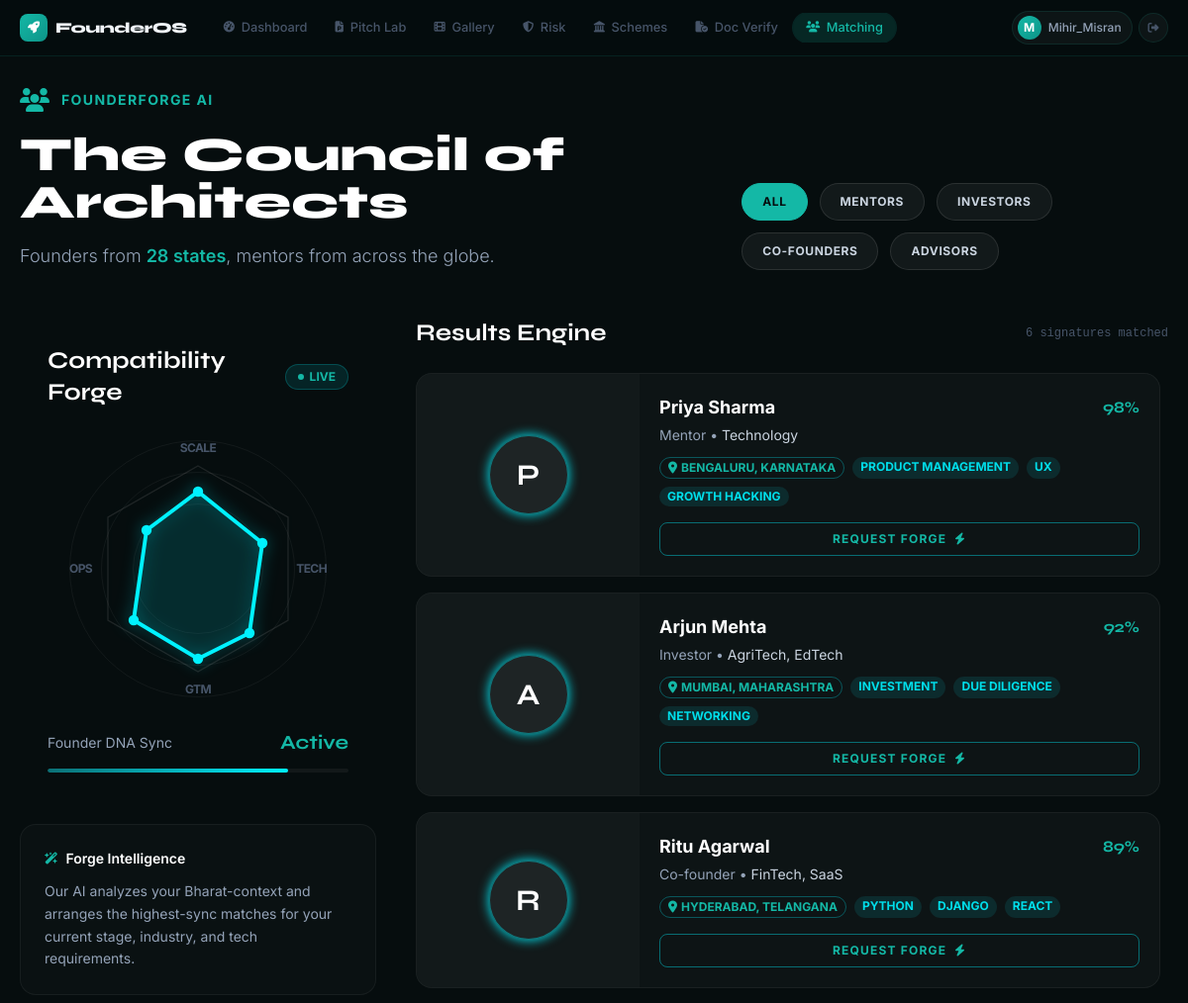
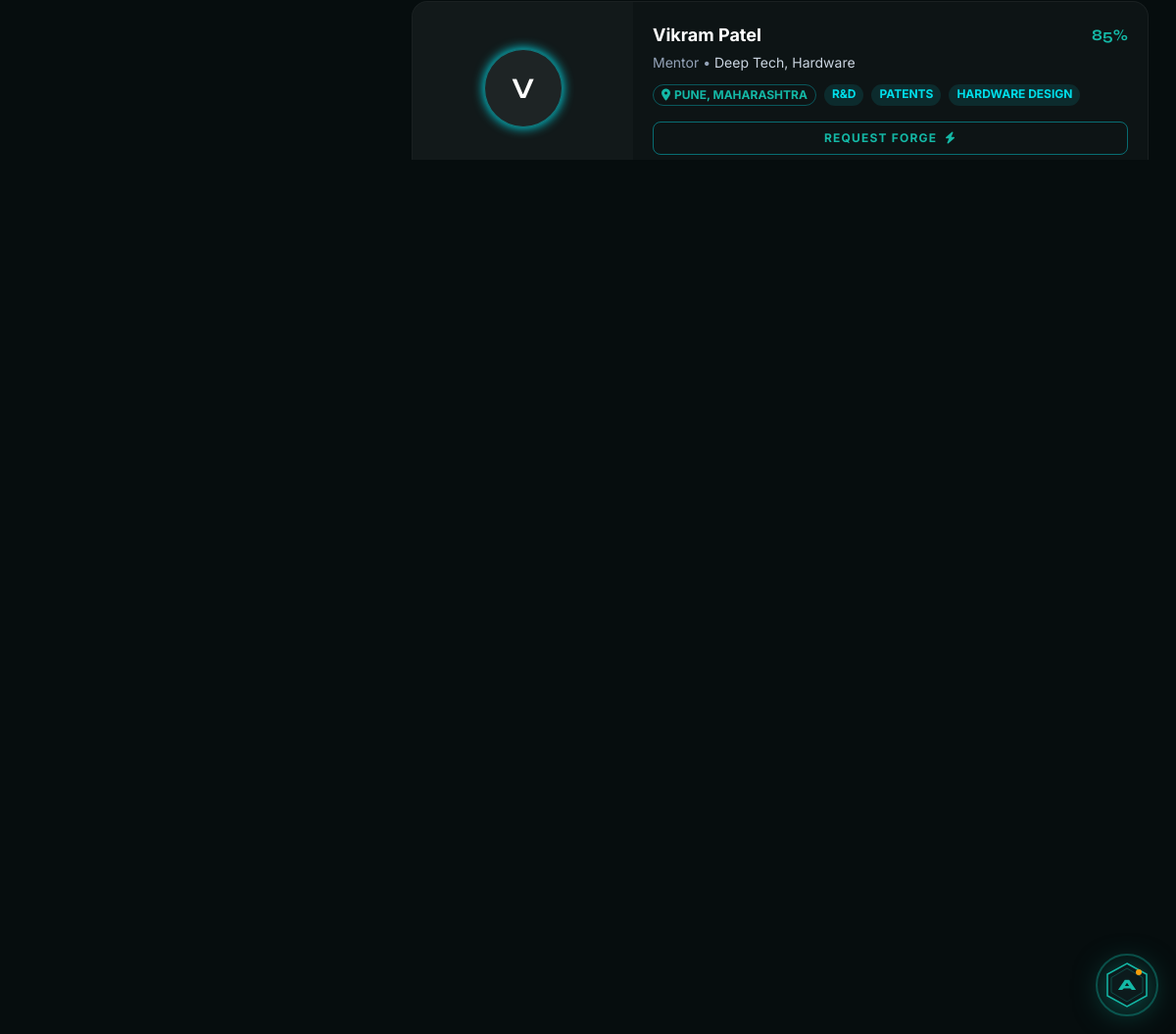
/matching/ (signed in), run on the app's committed database (2 pictures, top to bottom).
### matching/models.py (models this page shows, shortened)
class MatchProfile(models.Model):
    name = models.CharField(max_length=200)
    role = models.CharField(max_length=20, choices=ROLE_CHOICES)
    bio = models.TextField(blank=True)
    industry = models.CharField(max_length=100, blank=True)
    skills = models.TextField(blank=True, help_text="Comma-separated skills")
    location = models.CharField(max_length=200, blank=True)
    contact = models.EmailField(blank=True)
    linkedin = models.URLField(blank=True)
    is_available = models.BooleanField(default=True)
    def skills_list(self):
        return [s.strip() for s in self.skills.split(',') if s.strip()]

### matching/views.py (the view)
# urls.py: path('', views.matching_home, name='matching_home'),
@login_required
def matching_home(request):
    profile, _ = FounderProfile.objects.get_or_create(user=request.user)
    role_filter = request.GET.get('role', '')
    profiles = MatchProfile.objects.filter(is_available=True)
    if role_filter:
        profiles = profiles.filter(role=role_filter)
    if profile.industry and not role_filter:
        industry_matches = profiles.filter(industry__icontains=profile.industry)
        other_matches = profiles.exclude(industry__icontains=profile.industry)
        profiles = list(industry_matches) + list(other_matches)
    my_requests = MatchRequest.objects.filter(user=request.user)
    return render(request, 'matching/matching.html', {
        'profiles': profiles,
        'my_requests': my_requests,
        'role_filter': role_filter,
    })

### templates/matching/matching.html (shortened to what this page needs)
{% extends 'base.html' %}
{% block content %}
<div class="relative w-full">
  <header class="flex flex-col md:flex-row justify-between items-start md:items-end gap-6 mb-12">
    <div class="space-y-4">
      <div class="flex items-center gap-3" style="color:var(--teal)">
        <i class="fa-solid fa-users text-2xl"></i>
        <span class="text-sm font-bold tracking-widest uppercase">FounderForge AI</span>
      </div>
      <h1 class="text-4xl lg:text-5xl text-white relative inline-block" style="font-family:'Syne',sans-serif;font-weight:800">
        The Council of Architects
      </h1>
      <p class="text-slate-400 text-lg max-w-xl font-light">
        Founders from <span style="color:var(--teal);font-weight:600">28 states</span>,
        mentors from across the globe.
      </p>
    </div>
    <div class="flex items-center gap-3 flex-wrap">
      <a href="{% url 'matching_home' %}"
         class="px-5 py-2.5 rounded-full text-xs font-bold uppercase tracking-wider transition-all border"
         style="{% if not role_filter %}background:var(--teal);color:var(--bg);border-color:var(--teal){% else %}background:rgba(255,255,255,0.05);color:#cbd5e1;border-color:rgba(255,255,255,0.1){% endif %}">
        All
      </a>
      {% for role, label in role_choices %}
      <a href="?role={{ role }}"
         class="px-5 py-2.5 rounded-full text-xs font-bold uppercase tracking-wider transition-all border"
         style="{% if role_filter == role %}background:var(--teal);color:var(--bg);border-color:var(--teal){% else %}background:rgba(255,255,255,0.05);color:#cbd5e1;border-color:rgba(255,255,255,0.1){% endif %}">
        {{ label }}
      </a>
      {% empty %}
      <a href="?role=mentor" class="px-5 py-2.5 rounded-full text-xs font-bold uppercase tracking-wider border transition-all"
         style="{% if role_filter == 'mentor' %}background:var(--teal);color:var(--bg);border-color:var(--teal){% else %}background:rgba(255,255,255,0.05);color:#cbd5e1;border-color:rgba(255,255,255,0.1){% endif %}">Mentors</a>
      <a href="?role=investor" class="px-5 py-2.5 rounded-full text-xs font-bold uppercase tracking-wider border transition-all"
         style="{% if role_filter == 'investor' %}background:var(--teal);color:var(--bg);border-color:var(--teal){% else %}background:rgba(255,255,255,0.05);color:#cbd5e1;border-color:rgba(255,255,255,0.1){% endif %}">Investors</a>
      <a href="?role=cofounder" class="px-5 py-2.5 rounded-full text-xs font-bold uppercase tracking-wider border transition-all"
         style="{% if role_filter == 'cofounder' %}background:var(--teal);color:var(--bg);border-color:var(--teal){% else %}background:rgba(255,255,255,0.05);color:#cbd5e1;border-color:rgba(255,255,255,0.1){% endif %}">Co-founders</a>
      <a href="?role=advisor" class="px-5 py-2.5 rounded-full text-xs font-bold uppercase tracking-wider border transition-all"
         style="{% if role_filter == 'advisor' %}background:var(--teal);color:var(--bg);border-color:var(--teal){% else %}background:rgba(255,255,255,0.05);color:#cbd5e1;border-color:rgba(255,255,255,0.1){% endif %}">Advisors</a>
      {% endfor %}
    </div>
  </header>
  <main class="grid grid-cols-1 lg:grid-cols-12 gap-10">
    <div class="lg:col-span-4 space-y-6">
      <div class="glass-forge rounded-2xl p-7 space-y-8 relative overflow-hidden">
        <div class="flex justify-between items-center">
          <h2 class="text-2xl text-white" style="font-family:'Syne',sans-serif;font-weight:700">Compatibility Forge</h2>
          <span class="px-3 py-1 text-xs rounded-full font-bold border flex items-center gap-1.5"
                style="background:rgba(0,242,255,0.1);color:var(--teal);border-color:rgba(0,242,255,0.2)">
            <span class="w-1.5 h-1.5 rounded-full animate-pulse" style="background:var(--teal)"></span>
            LIVE
          </span>
        </div>
        <div class="relative w-full max-w-[260px] mx-auto" style="aspect-ratio:1">
          <div class="absolute inset-0 border rounded-full animate-pulse" style="border-color:rgba(255,255,255,0.05)"></div>
          <div class="absolute inset-8 border rounded-full" style="border-color:rgba(255,255,255,0.05)"></div>
          <div class="absolute inset-16 border rounded-full" style="border-color:rgba(255,255,255,0.05)"></div>
          <div class="absolute top-0 left-1/2 -translate-x-1/2 text-xs uppercase tracking-tighter font-bold" style="color:#475569">Scale</div>
          <div class="absolute right-0 top-1/2 -translate-y-1/2 text-xs uppercase tracking-tighter font-bold" style="color:#475569">Tech</div>
          <div class="absolute bottom-0 left-1/2 -translate-x-1/2 text-xs uppercase tracking-tighter font-bold" style="color:#475569">GTM</div>
          <div class="absolute left-0 top-1/2 -translate-y-1/2 text-xs uppercase tracking-tighter font-bold" style="color:#475569">Ops</div>
        </div>
        <div class="space-y-3">
          <div class="flex items-center justify-between">
            <span class="text-sm" style="color:#94a3b8">Founder DNA Sync</span>
            <span class="text-xl font-bold" style="color:var(--teal);font-family:'Syne',sans-serif">Active</span>
          </div>
          <div class="w-full h-1 rounded-full overflow-hidden" style="background:rgba(255,255,255,0.05)">
            <div class="h-full w-4/5 rounded-full" style="background:linear-gradient(to right,rgba(0,242,255,0.4),#00F2FF)"></div>
          </div>
        </div>
      </div>
      <div class="p-6 rounded-2xl space-y-3" style="border:1px solid rgba(255,255,255,0.05);background:rgba(255,255,255,0.02)">
        <h3 class="text-white font-semibold flex items-center gap-2 text-sm">
          <i class="fa-solid fa-wand-magic-sparkles text-xs" style="color:var(--teal)"></i>
          Forge Intelligence
        </h3>
        <p class="text-sm leading-relaxed" style="color:#94a3b8">
          Our AI analyzes your Bharat-context and arranges the highest-sync matches for your current stage, industry, and tech requirements.
        </p>
      </div>
    </div>
    <div class="lg:col-span-8 space-y-6">
      <div class="flex items-center justify-between mb-2">
        <h2 class="text-2xl text-white" style="font-family:'Syne',sans-serif;font-weight:700">Results Engine</h2>
        <span class="text-xs font-mono" style="color:#475569">{{ profiles|length }} signatures matched</span>
      </div>
      {% if profiles %}
      <div class="staggered-reveal space-y-4 max-h-[800px] overflow-y-auto pr-2" style="scrollbar-width:thin;scrollbar-color:rgba(255,255,255,0.1) transparent">
        {% for p in profiles %}
        <div class="flex flex-col sm:flex-row rounded-2xl overflow-hidden group transition-all duration-300"
             style="background:rgba(255,255,255,0.03);border:1px solid rgba(255,255,255,0.05)">
          <div class="sm:w-[30%] relative overflow-hidden flex items-center justify-center min-h-[140px] p-6"
               style="background:rgba(255,255,255,0.02)">
            <div class="relative z-10 w-20 h-20 rounded-full flex items-center justify-center transition-transform duration-500 group-hover:scale-110"
                 style="border:1px solid rgba(0,242,255,0.4);box-shadow:0 0 12px #00F2FF;background:rgba(255,255,255,0.05)">
              <span class="text-3xl font-bold text-white" style="font-family:'Syne',sans-serif">{{ p.name|first|upper }}</span>
            </div>
          </div>
          <div class="sm:w-[70%] p-5 flex flex-col justify-between">
            <div>
              <div class="flex justify-between items-center mb-1">
                <h3 class="text-lg font-bold text-white">{{ p.name }}</h3>
                <span class="text-base font-bold" style="color:var(--teal);font-family:'Syne',sans-serif">
                  {% if forloop.counter == 1 %}98%
                  {% elif forloop.counter == 2 %}92%
                  {% elif forloop.counter == 3 %}89%
                  {% else %}85%
                  {% endif %}
                </span>
              </div>
              <p class="text-sm mb-3" style="color:#94a3b8">
                {% if p.role == 'mentor' %}Mentor
                {% elif p.role == 'investor' %}Investor
                {% elif p.role == 'cofounder' %}Co-founder
                {% else %}Advisor
                {% endif %}
                {% if p.industry %}&bull; <span style="color:#cbd5e1">{{ p.industry }}</span>{% endif %}
              </p>
              <div class="flex flex-wrap gap-2 mb-4">
                {% if p.location %}
                <span class="px-2 py-0.5 text-xs font-bold uppercase rounded-full"
                      style="border:1px solid rgba(0,242,255,0.3);color:var(--teal)">
                  <i class="fa-solid fa-location-dot mr-1"></i>{{ p.location }}
                </span>
                {% endif %}
                {% for skill in p.skills_list|slice:":3" %}
                <span class="px-2 py-0.5 text-xs font-bold uppercase rounded-full"
                      style="background:rgba(0,242,255,0.1);color:rgba(0,242,255,0.9)">{{ skill }}</span>
                {% endfor %}
              </div>
            </div>
            {% if p in my_requests_profiles %}
            <div class="w-full py-2 rounded-lg text-center text-xs font-bold uppercase tracking-widest flex items-center justify-center gap-2"
                 style="border:1px solid rgba(52,211,153,0.2);background:rgba(52,211,153,0.1);color:#34d399">
              <i class="fa-solid fa-satellite-dish"></i> TRANSMISSION LOGGED
            </div>
            {% else %}
            <button onclick="document.getElementById('modal-{{ p.pk }}').classList.remove('hidden')"
                    class="w-full py-2 rounded-lg text-xs font-bold uppercase tracking-widest transition-all flex items-center justify-center gap-2"
                    style="border:1px solid rgba(0,242,255,0.4);color:var(--teal)">
              REQUEST FORGE <i class="fa-solid fa-bolt"></i>
            </button>
            {% endif %}
          </div>
        </div>
        {% endfor %}
      </div>
      {% endif %}
    </div>
  </main>
</div>
{% endblock %}

### templates/base.html (shortened to what this page needs)
<!doctype html>
<html lang="en" class="dark">
  <head>
    <script src="https://cdn.tailwindcss.com"></script>
    <link
      rel="stylesheet"
      href="https://cdnjs.cloudflare.com/ajax/libs/font-awesome/6.5.0/css/all.min.css"
    />
  </head>
  <body class="min-h-screen">
    {% if user.is_authenticated %}
    <header class="top-nav" id="main-nav">
      <div class="max-w-screen-xl mx-auto px-5 h-14 flex items-center gap-3">
        <a
          href="{% url 'dashboard' %}"
          class="flex items-center gap-2 flex-shrink-0 mr-3 group"
        >
          <div
            class="w-7 h-7 rounded-lg flex items-center justify-center transition-transform duration-300 group-hover:rotate-6 group-hover:scale-110"
            style="background: linear-gradient(135deg, var(--teal), #0d9488)"
          >
            <i class="fa-solid fa-rocket text-white text-xs"></i>
          </div>
          <span
            style="
              font-family: &quot;Syne&quot;, sans-serif;
              font-weight: 800;
              letter-spacing: -0.03em;
              color: var(--text-1);
            "
            class="text-[15px] hidden sm:block"
            >FounderOS</span
          >
        </a>
        <nav
          class="flex items-center gap-0.5 overflow-x-auto flex-1"
          style="scrollbar-width: none"
        >
          <a
            href="{% url 'dashboard' %}"
            class="nav-pill {% if request.resolver_match.url_name == 'dashboard' %}active{% endif %}"
            ><i class="fa-solid fa-gauge-high"></i
            ><span class="hidden md:inline">Dashboard</span></a
          >
          <a
            href="{% url 'pitch_lab' %}"
            class="nav-pill {% if 'pitch' in request.resolver_match.url_name and 'gallery' not in request.resolver_match.url_name %}active{% endif %}"
            ><i class="fa-solid fa-file-powerpoint"></i
            ><span class="hidden md:inline">Pitch Lab</span></a
          >
          <a
            href="{% url 'pitch_gallery' %}"
            class="nav-pill {% if request.resolver_match.url_name == 'pitch_gallery' %}active{% endif %}"
            ><i class="fa-solid fa-film"></i
            ><span class="hidden md:inline">Gallery</span></a
          >
          <a
            href="{% url 'risk_home' %}"
            class="nav-pill {% if 'risk' in request.resolver_match.url_name %}active{% endif %}"
            ><i class="fa-solid fa-shield-halved"></i
            ><span class="hidden md:inline">Risk</span></a
          >
          <a
            href="{% url 'schemes_home' %}"
            class="nav-pill {% if 'scheme' in request.resolver_match.url_name %}active{% endif %}"
            ><i class="fa-solid fa-landmark"></i
            ><span class="hidden md:inline">Schemes</span></a
          >
          <a
            href="{% url 'validation_home' %}"
            class="nav-pill {% if 'validation' in request.resolver_match.url_name %}active{% endif %}"
            ><i class="fa-solid fa-file-circle-check"></i
            ><span class="hidden md:inline">Doc Verify</span></a
          >
          <a
            href="{% url 'matching_home' %}"
            class="nav-pill {% if 'match' in request.resolver_match.url_name %}active{% endif %}"
            ><i class="fa-solid fa-users"></i
            ><span class="hidden md:inline">Matching</span></a
          >
        </nav>
        <div class="flex items-center gap-1.5 flex-shrink-0">
          <a href="{% url 'profile' %}" class="user-btn">
            <div
              class="w-6 h-6 rounded-full flex items-center justify-center text-xs font-bold text-white flex-shrink-0"
              style="background: linear-gradient(135deg, var(--teal), #0d9488)"
            >
              {{ user.username|first|upper }}
            </div>
            <span
              class="text-xs font-medium hidden sm:block"
              style="color: var(--text-2)"
              >{{ user.username }}</span
            >
          </a>
          <a href="{% url 'logout' %}" class="logout-btn" title="Sign out">
            <i
              class="fa-solid fa-right-from-bracket"
              style="font-size: 11px"
            ></i>
          </a>
        </div>
      </div>
    </header>
    <main class="max-w-screen-xl mx-auto px-5 py-7">
       {% block content %}{% endblock %}
    </main>
    <button id="aria-trigger" onclick="toggleAria()" title="Ask Aria">
      <div class="pulse-ring"></div>
      <svg
        width="52"
        height="52"
        viewBox="0 0 52 52"
        fill="none"
        xmlns="http://www.w3.org/2000/svg"
      >
        <text
          x="26"
          y="31"
          text-anchor="middle"
          fill="#14b8a6"
          font-family="Syne, sans-serif"
          font-weight="800"
          font-size="16"
        >
          A
        </text>
      </svg>
    </button>
    {% else %} {% block public_content %}{% endblock %} {% endif %}
  </body>
</html>

### data on the page
MatchProfile: name|first "P", name "Priya Sharma", shows "98%", role "Mentor", industry "Technology", location "BENGALURU, KARNATAKA", skills_list "PRODUCT MANAGEMENT" "UX" "GROWTH HACKING"
MatchProfile: name|first "A", name "Arjun Mehta", shows "92%", role "Investor", industry "AgriTech, EdTech", location "MUMBAI, MAHARASHTRA", skills_list "INVESTMENT" "DUE DILIGENCE" "NETWORKING"
MatchProfile: name|first "R", name "Ritu Agarwal", shows "89%", role "Co-founder", industry "FinTech, SaaS", location "HYDERABAD, TELANGANA", skills_list "PYTHON" "DJANGO" "REACT"
MatchProfile: name|first "V", name "Vikram Patel", shows "85%", role "Mentor", industry "Deep Tech, Hardware", location "PUNE, MAHARASHTRA", skills_list "R&D" "PATENTS" "HARDWARE DESIGN"

### other printed values
{{ user.username|first|upper }} "M"
{{ user.username }} "Mihir_Misran"
{{ profiles|length }} "6"
